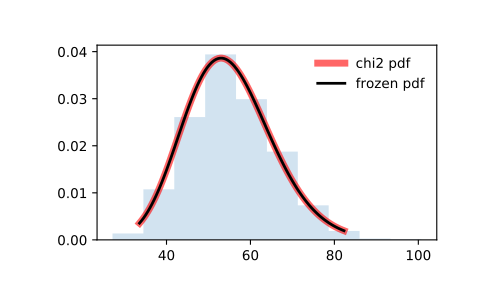

Python code for this plot:
from scipy.stats import chi2
import matplotlib.pyplot as plt
fig, ax = plt.subplots(1, 1)

# Calculate a few first moments:

df = 55
mean, var, skew, kurt = chi2.stats(df, moments='mvsk')

# Display the probability density function (``pdf``):

x = np.linspace(chi2.ppf(0.01, df),
                chi2.ppf(0.99, df), 100)
ax.plot(x, chi2.pdf(x, df),
       'r-', lw=5, alpha=0.6, label='chi2 pdf')

# Alternatively, the distribution object can be called (as a function)
# to fix the shape, location and scale parameters. This returns a "frozen"
# RV object holding the given parameters fixed.

# Freeze the distribution and display the frozen ``pdf``:

rv = chi2(df)
ax.plot(x, rv.pdf(x), 'k-', lw=2, label='frozen pdf')

# Check accuracy of ``cdf`` and ``ppf``:

vals = chi2.ppf([0.001, 0.5, 0.999], df)
np.allclose([0.001, 0.5, 0.999], chi2.cdf(vals, df))
# True

# Generate random numbers:

r = chi2.rvs(df, size=1000)

# And compare the histogram:

ax.hist(r, density=True, histtype='stepfilled', alpha=0.2)
ax.legend(loc='best', frameon=False)
plt.show()
